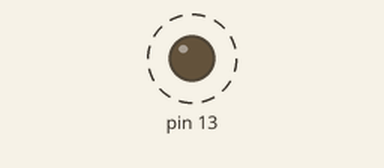
Bench run of a sketch on a simulated Arduino Uno, built with avr-gcc and run on an emulated ATmega328P. Shown: output pins drawn as LEDs (lit = HIGH). Dashed ring = blinking.

Above: at 0.4 s.
Timing chart, 0 to 4.6 s (numbered marks = the images above):
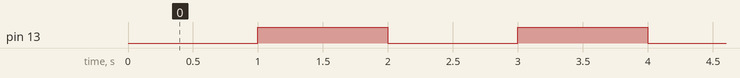

The sketch:

TIMER.ino
```cpp
// TIMER.ino - Timer2 CTC va ngat bang thanh ghi cho Arduino Uno / ATmega328P
// Timer2 tao ngat moi 1 ms; D13 (PB5) dao trang thai moi 1 giay.

#ifndef F_CPU
#define F_CPU 16000000UL
#endif

#include <avr/io.h>
#include <avr/interrupt.h>
#include <stdint.h>

volatile uint16_t timer2_milliseconds = 0;

ISR(TIMER2_COMPA_vect)
{
  timer2_milliseconds++;
  if (timer2_milliseconds >= 1000) {
    timer2_milliseconds = 0;
    PORTB ^= _BV(PORTB5);
  }
}

static void timer2_init_ctc_1ms(void)
{
  cli();

  // Timer2 CTC, TOP = OCR2A.
  TCCR2A = _BV(WGM21);
  TCCR2B = 0;
  TCNT2 = 0;
  OCR2A = 249; // 16 MHz / 64 / (249 + 1) = 1 kHz = 1 ms

  TCCR2B = _BV(CS22); // prescaler 64
  TIMSK2 = _BV(OCIE2A);

  sei();
}

void setup()
{
  DDRB |= _BV(DDB5);
  PORTB &= ~_BV(PORTB5);
  timer2_init_ctc_1ms();
}

void loop()
{
  // Moi cong viec duoc thuc hien trong ISR; loop de trong.
}
```

Measured:
- by itself, pin 13: alternates HIGH for 1.0 s and LOW for 1.0 s
